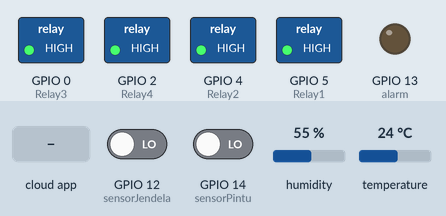
Simulated run of this sketch. Board: ESP8266 (NodeMCU). Parts: switched loads named in the sketch (green lamp = pin HIGH), output pins drawn as LEDs (lit = HIGH). The test bench sets the inputs (shaded band); at power-on: GPIO 12 (sensorJendela) LOW, GPIO 14 (sensorPintu) LOW, humidity 55 %, temperature 24 °C. WiFi joins after 1.5 s; servers stay silent unless stated; the Firebase database answers and starts empty; what the sketch prints to the serial monitor is not drawn.

Above: at 2.7 s.
2.8 s: the phone or cloud app sets semualampu to on
At 5.4 s:
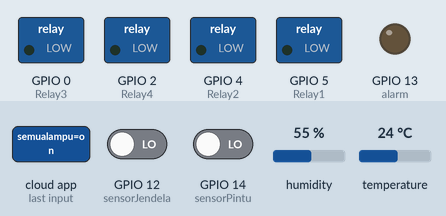
6.0 s: the phone or cloud app sets keamanan to on
At 9.4 s:
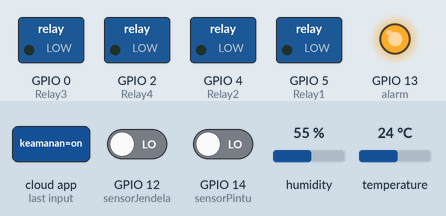
10.6 s: the phone or cloud app sets lampu1 to low
At 13.1 s:
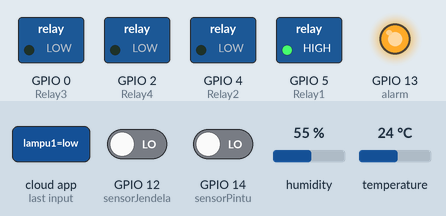
13.4 s: the phone or cloud app sets lampu2 to low
At 15.2 s:
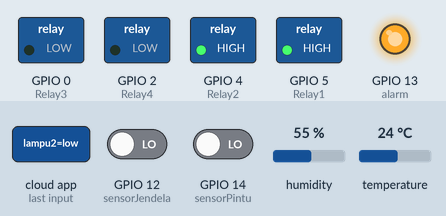
15.7 s: the phone or cloud app sets kipass to low
At 17.2 s:
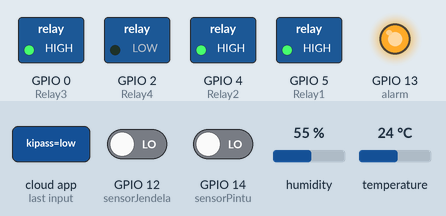
18.0 s: the phone or cloud app sets lockkk to low
At 20.1 s:
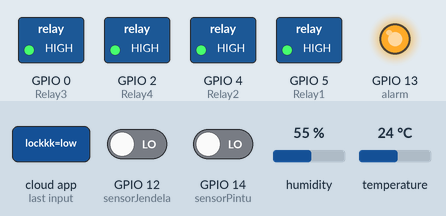
Timing chart, 0 to 21.3 s (numbered marks = the images above; inputs shaded):
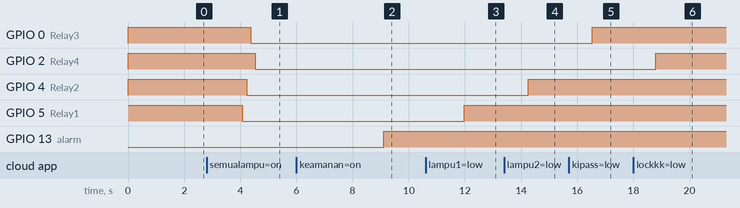

The sketch:

SmartKos.ino
```cpp
#include <ArduinoJson.h>
#include <ESP8266WiFi.h>
#include <FirebaseArduino.h>
#include <SimpleDHT.h>

#define FIREBASE_HOST "imam-syuhada.firebaseio.com/"                     //Your Firebase Project URL goes here without "http:" , "\" and "/"
#define FIREBASE_AUTH "ofghHbZO3m9RgVJlxP8uv8022Crs0JNwV1W7RHFB"       //Your Firebase Database Secret goes here
#define WIFI_SSID "MERANGSANG"                                               //your WiFi SSID for which yout NodeMCU connects
#define WIFI_PASSWORD "juhpattu"                                      //Password of your wifi network

#define Relay1 5 //D1
String val1;

#define Relay2 4 //D2
String val2;

#define Relay3 0 //D3
String val3;

#define Relay4 2 //D4
String val4;

const int sensorPintu = 14; //D5
const int sensorJendela = 12; //D6
const int alarm = 13; //D7

int pinDHT22 = 10; //SD3
SimpleDHT22 dht22;
float temperature,humidity;
String tempStr, rhStr;

void setup()
{
  Serial.begin(115200);                                                   // Select the same baud rate if you want to see the datas on Serial Monitor
  pinMode(Relay1, OUTPUT);
  pinMode(Relay2, OUTPUT);
  pinMode(Relay3, OUTPUT);
    pinMode(Relay4, OUTPUT);
  pinMode(alarm, OUTPUT);
  pinMode(sensorPintu, INPUT);
  pinMode(sensorJendela, INPUT);

  digitalWrite(Relay1, HIGH);
  digitalWrite(Relay2, HIGH);
  digitalWrite(Relay3, HIGH);
  digitalWrite(Relay4, HIGH);

  WiFi.begin(WIFI_SSID, WIFI_PASSWORD);
  Serial.print("connecting");
  while (WiFi.status() != WL_CONNECTED) {
    Serial.print(".");
    delay(500);
  }
  Serial.println();
  Serial.print("connected:");
  Serial.println(WiFi.localIP());

  Firebase.begin(FIREBASE_HOST, FIREBASE_AUTH);
}
void firebasereconnect()
{
  Serial.println("Trying to reconnect");
  Firebase.begin(FIREBASE_HOST, FIREBASE_AUTH);
}

void loop()
{
  if (Firebase.failed())
  {
    Serial.print("setting number failed:");
    Serial.println(Firebase.error());
    firebasereconnect();
    return;
  }
  /*Semua Lampu*/
  if (Firebase.getString("semualampu") == "on") {
    Firebase.setString("lampu1", "high");
    Firebase.setString("lampu2", "high");
    Firebase.setString("kipass", "high");
    Firebase.setString("lockkk", "high");
    Firebase.setString("semualampu", "netral");
  }
  else if (Firebase.getString("semualampu") == "off") {
    Firebase.setString("lampu1", "low");
    Firebase.setString("lampu2", "low");
    Firebase.setString("kipass", "low");
    Firebase.setString("lockkk", "low");
    Firebase.setString("semualampu", "netral");
  }
  /*Keamanan*/
  if (Firebase.getString("keamanan") == "on") {
    keamananOn();
  }
  /*Lampu--1*/
  val1 = Firebase.getString("lampu1");                                      //Reading the value of the varialble Status from the firebase
  if (val1 == "high")                                                          // If, the Status is 1, turn on the Relay1
  {
    digitalWrite(Relay1, LOW);
    Serial.println("light 1 ON");
  }
  else if (val1 == "low")                                                   // If, the Status is 0, turn Off the Relay1
  {
    digitalWrite(Relay1, HIGH);
    Serial.println("light 1 OFF");
  }
  /*Lampu--2*/
  val2 = Firebase.getString("lampu2");                                      //Reading the value of the varialble Status from the firebase

  if (val2 == "high")                                                          // If, the Status is 1, turn on the Relay2
  {
    digitalWrite(Relay2, LOW);
    Serial.println("light 2 ON");
  }
  else if (val2 == "low")                                                   // If, the Status is 0, turn Off the Relay2
  {
    digitalWrite(Relay2, HIGH);
    Serial.println("light 2 OFF");
  }
  /*Lampu--3*/
  val3 = Firebase.getString("kipass");                                      //Reading the value of the varialble Status from the firebase

  if (val3 == "high")                                                          // If, the Status is 1, turn on the Relay3
  {
    digitalWrite(Relay3, LOW);
    Serial.println("light 3 ON");
  }
  else if (val3 == "low")                                                   // If, the Status is 0, turn Off the Relay3
  {
    digitalWrite(Relay3, HIGH);
    Serial.println("light 3 OFF");
  }
  /*Lampu--4*/
  val4 = Firebase.getString("lockkk");                                      //Reading the value of the varialble Status from the firebase

  if (val4 == "high")                                                          // If, the Status is 1, turn on the Relay4
  {
    digitalWrite(Relay4, LOW);
    Serial.println("light 4 ON");
  }
  else if (val4 == "low")                                                   // If, the Status is 0, turn Off the Relay4
  {
    digitalWrite(Relay4, HIGH);
    Serial.println("light 4 OFF");
  }

  //Suhu dan RH
  int err = SimpleDHTErrSuccess;
  if ((err = dht22.read2(pinDHT22, &temperature, &humidity, NULL)) != SimpleDHTErrSuccess) {
    Serial.print("Read DHT22 failed, err="); Serial.println(err); delay(2000);
    return;
  }

  tempStr = (float)temperature;
  rhStr   = (float)humidity;
  Serial.print(tempStr); Serial.print(" *C, ");
  Serial.print(rhStr); Serial.println(" RH%");
  Firebase.setString("suhu", tempStr);
  Firebase.setString("rh", rhStr);
}
```

Keamanan.ino
```cpp
void keamananOn() {
  /*Maling*/
  if (Firebase.getString("maling") == "true" ) {
    digitalWrite(alarm, HIGH);
  }
  else if (Firebase.getString("maling") == "false" ) {
    Firebase.setString("pintu", "aman");
    Firebase.setString("jendela", "aman");
    digitalWrite(alarm, LOW);
  }
  /*Pintu*/
  int pintu = digitalRead(sensorPintu);
  if (pintu == LOW) {
    Serial.println("Pintu ==> Ada penyusup, pintu kos dibuka PAKSA!!");
    Firebase.setString("pintu", "Ada penyusup, pintu kos dibuka PAKSA!!");
    Firebase.setString("maling", "true");
  }
  /*Jendela*/
  int jendela = digitalRead(sensorJendela);
  if (jendela == LOW) {
    Firebase.setString("jendela", "Ada penyusup, jendela kos dibuka PAKSA!!");
    Serial.println("Pintu ==> Ada penyusup, jendela kos dibuka PAKSA!!");
    Firebase.setString("maling", "true");
  }
}
```

Measured:
- after the input at 2.8 s, GPIO 0 (Relay3): HIGH → LOW after 1.6 s; GPIO 2 (Relay4): HIGH → LOW after 1.7 s; GPIO 4 (Relay2): HIGH → LOW after 1.4 s; GPIO 5 (Relay1): HIGH → LOW after 1.3 s
- after the input at 6.0 s, GPIO 13 (alarm): LOW → HIGH after 3.1 s
- after the input at 10.6 s, GPIO 5 (Relay1): LOW → HIGH after 1.4 s
- after the input at 13.4 s, GPIO 4 (Relay2): LOW → HIGH after 0.85 s
- after the input at 15.7 s, GPIO 0 (Relay3): LOW → HIGH after 0.83 s
- after the input at 18.0 s, GPIO 2 (Relay4): LOW → HIGH after 0.80 s
